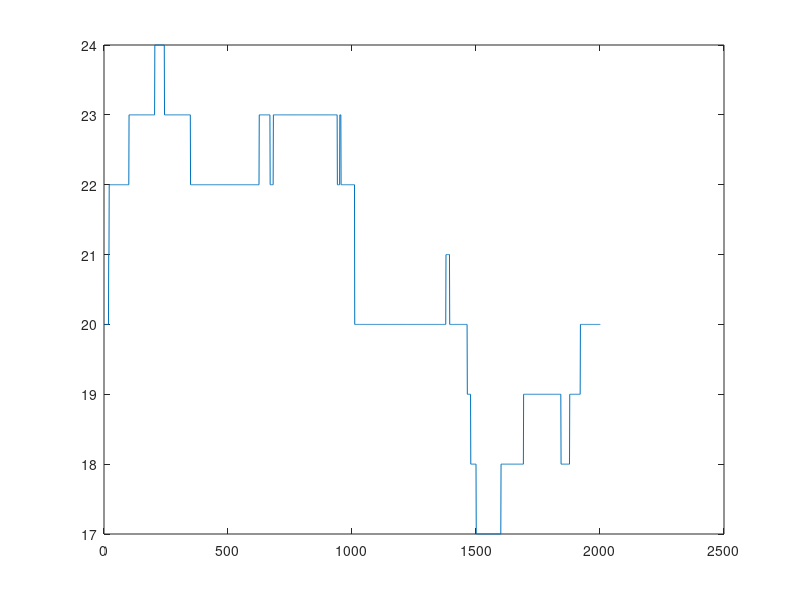

Reproduce this figure in MATLAB.
initialCount = 20;
labels = initialCount * ones(2001, 1);
indices = [18 20 100 204 243 348 625 669 682 940 950 955 1010 1378 1393 1464 1478 1500 1600 1691 1842 1877 1920 1991];
values  = [ 1  1   1   1  -1  -1   1  -1   1  -1   1  -1   -2    1   -1   -1   -1   -1    1    1   -1    1    1    1];
offset = 0;
for i = 2 : numel(indices)
    offset = offset + values(i-1);
    labels(indices(i-1)+1 : indices(i)) =  labels(indices(i-1)+1 : indices(i)) + offset;
end
plot(1:numel(labels), labels);